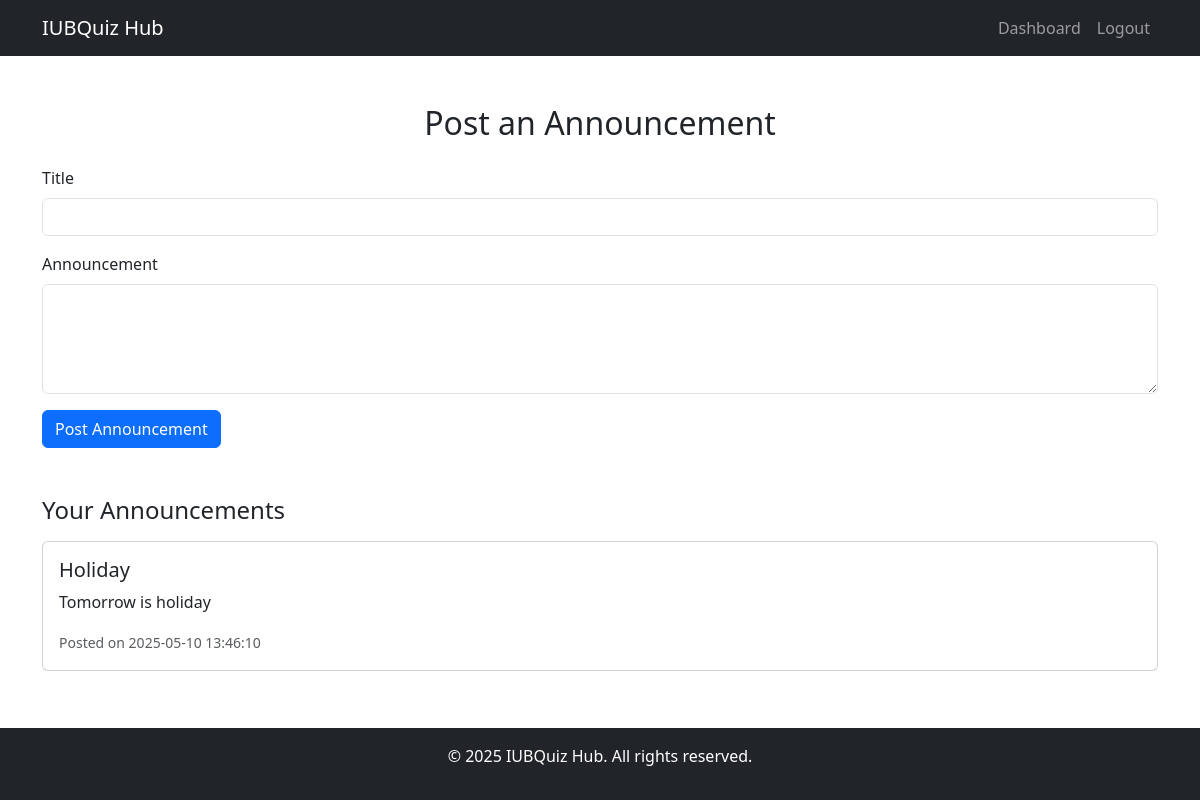
The app's page /giveannouncement.php (signed in) with its own data.
### tables this page shows
CREATE TABLE `announcements` (
  `id` int(11) NOT NULL,
  `title` varchar(255) NOT NULL,
  `content` text NOT NULL,
  `posted_on` timestamp NOT NULL DEFAULT current_timestamp(),
  `teacher_id` int(11) DEFAULT NULL,
  `created_at` timestamp NOT NULL DEFAULT current_timestamp()
);

### giveannouncement.php (the view, shortened to what this page needs)
<?php
include 'connect.php';
$teacher_id = $_SESSION['user_id'];
?>
<!DOCTYPE html>
<html lang="en">
<head>
    <link href="https://cdn.jsdelivr.net/npm/bootstrap@5.3.0/dist/css/bootstrap.min.css" rel="stylesheet">
</head>
<body>
<nav class="navbar navbar-expand-lg navbar-dark bg-dark">
    <div class="container">
        <a class="navbar-brand" href="home.php">IUBQuiz Hub</a>
        <div class="collapse navbar-collapse" id="navbarNav">
            <ul class="navbar-nav ms-auto">
                <li class="nav-item"><a class="nav-link" href="tdashboard.php">Dashboard</a></li>
                <li class="nav-item"><a class="nav-link" href="logout.php">Logout</a></li>
            </ul>
        </div>
    </div>
</nav>
<div class="container mt-5 content">
    <h2 class="text-center mb-4">Post an Announcement</h2>
    <form method="POST" action="">
        <div class="mb-3">
            <label for="announcementTitle" class="form-label">Title</label>
            <input type="text" class="form-control" id="announcementTitle" name="announcementTitle" required>
        </div>
        <div class="mb-3">
            <label for="announcementContent" class="form-label">Announcement</label>
            <textarea class="form-control" id="announcementContent" name="announcementContent" rows="4" required></textarea>
        </div>
        <button type="submit" class="btn btn-primary">Post Announcement</button>
    </form>
    <h4 class="mt-5">Your Announcements</h4>
    <?php
    $fetch = $conn->prepare("SELECT title, content, created_at FROM announcements WHERE teacher_id = ? ORDER BY created_at DESC");
    $fetch->bind_param("i", $teacher_id);
    $fetch->execute();
    $result = $fetch->get_result();
    while ($row = $result->fetch_assoc()):
    ?>
        <div class="card mt-3">
            <div class="card-body">
                <h5 class="card-title"><?= htmlspecialchars($row['title']) ?></h5>
                <p class="card-text"><?= nl2br(htmlspecialchars($row['content'])) ?></p>
                <small class="text-muted">Posted on <?= $row['created_at'] ?></small>
            </div>
        </div>
    <?php endwhile; ?>
</div>
<footer class="bg-dark text-white text-center py-3 mt-auto">
    <p>&copy; 2025 IUBQuiz Hub. All rights reserved.</p>
</footer>
</body>
</html>

### giveannouncement.php (style rules this page uses)
html, body { height: 100%; display: flex; flex-direction: column; }
.content { flex: 1; }

### records on screen
announcements: title "Holiday", content "Tomorrow is holiday", created_at "2025-05-10 13:46:10"
